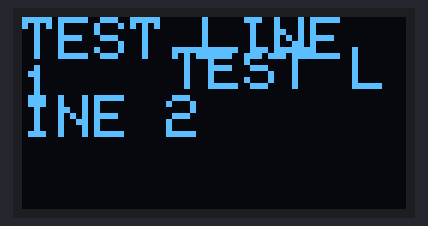
A sketch run on a simulated Arduino Uno, built with avr-gcc and run on an emulated ATmega328P. On the bench: 128×64 one-colour display.

Above: at 0.6 s.
At 3.0 s:
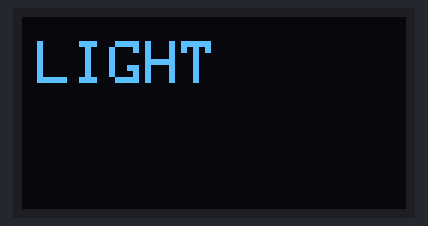
At 3.83 s:
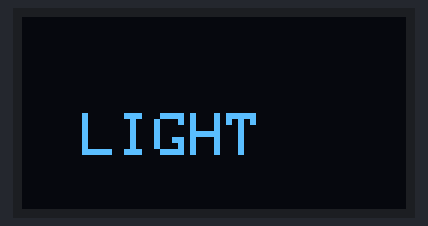
At 4.38 s:
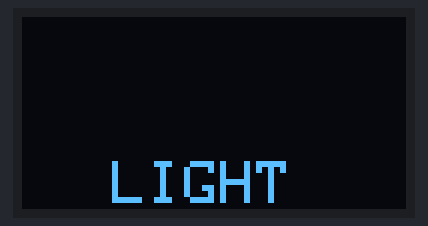
At 4.93 s:
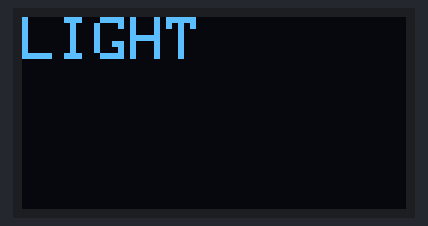

Measured:
- by itself, everything shown: repeats every 2.2 s, in 8 steps
- what the display in image 0 shows lasts 2.0 s, from 0.6 s to 2.6 s

The sketch:

OLED___Light_A3.ino
```cpp
#include<Adafruit_SSD1306.h>
Adafruit_SSD1306 display(NULL);

void setup() {
 display.begin(SSD1306_SWITCHCAPVCC, 0X3C, false);
 delay(500);
 display.clearDisplay();
 display.setTextColor(WHITE);
 display.setTextSize(2);
 display.setCursor(0,0);
 display.println("TEST LINE 1");
 display.setCursor(50,10);
 display.println("TEST LINE 2");
 display.display();
 delay(2000);
}
void loop() {
for (int i = 0; i < 8; i++){
    display.clearDisplay();
    display.setCursor(5*i, 8*i);
    display.println("LIGHT");
    display.display();
    delay(250);
    }
}
```
